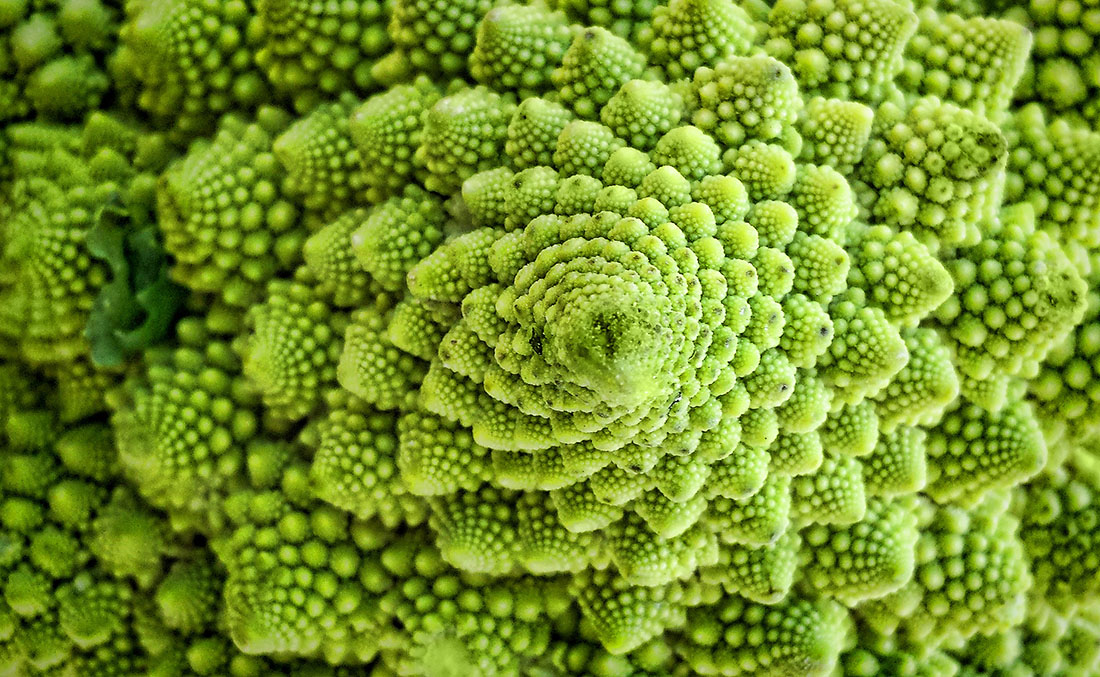
%> input picture fractal.jpg, 1100 x 677 px
$ octave Fractal_Nature.m   (GNU Octave 9; MATLAB toolbox functions it lacks are replaced by stand-ins)
%> lines starting %> are read from the running program, lines starting %| are printed output that depends on the picture
nature = imread('fractal.jpg');
%> nature is the input picture: size 677x1100x3 uint8; mean R, G, B 116.3, 145.4, 39.1
image(nature)
R = nature(:,:,1);
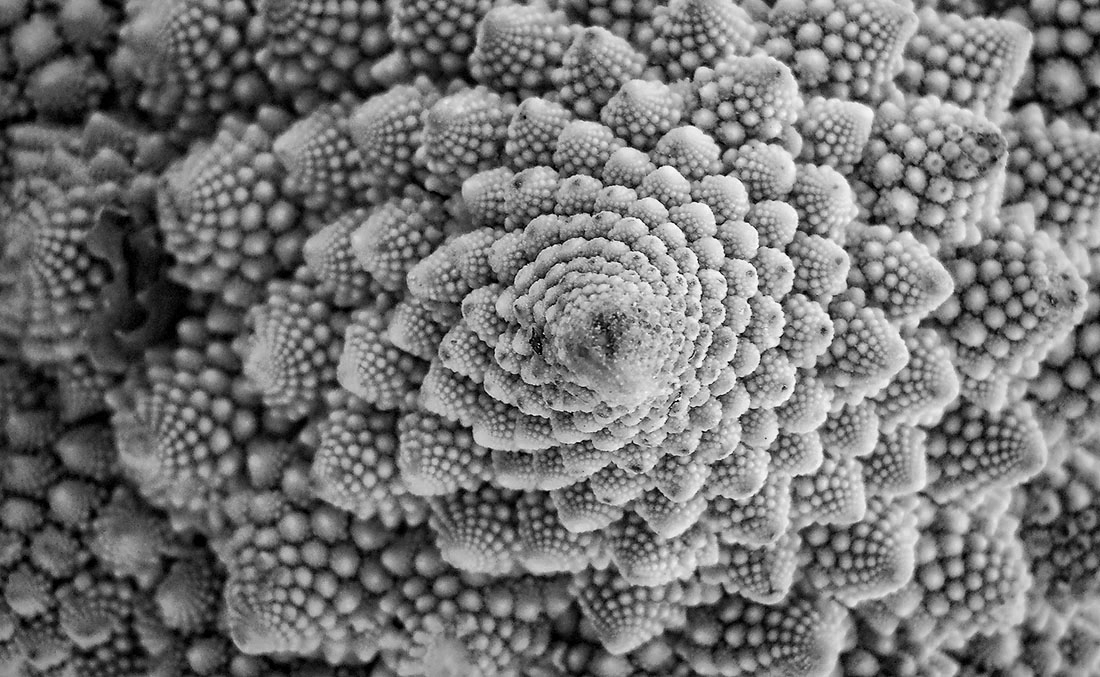
%> R: size 677x1100 uint8; min 0, max 255, mean 116.3
G = nature(:,:,2);
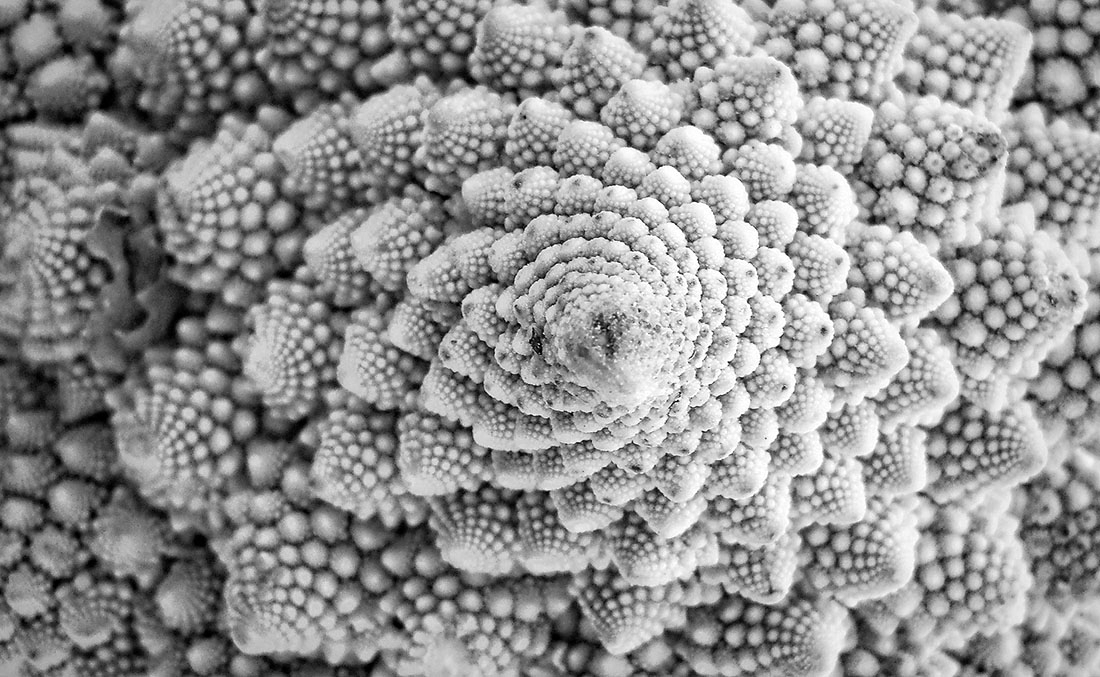
%> G: size 677x1100 uint8; min 0, max 255, mean 145.4
B = nature(:,:,3);
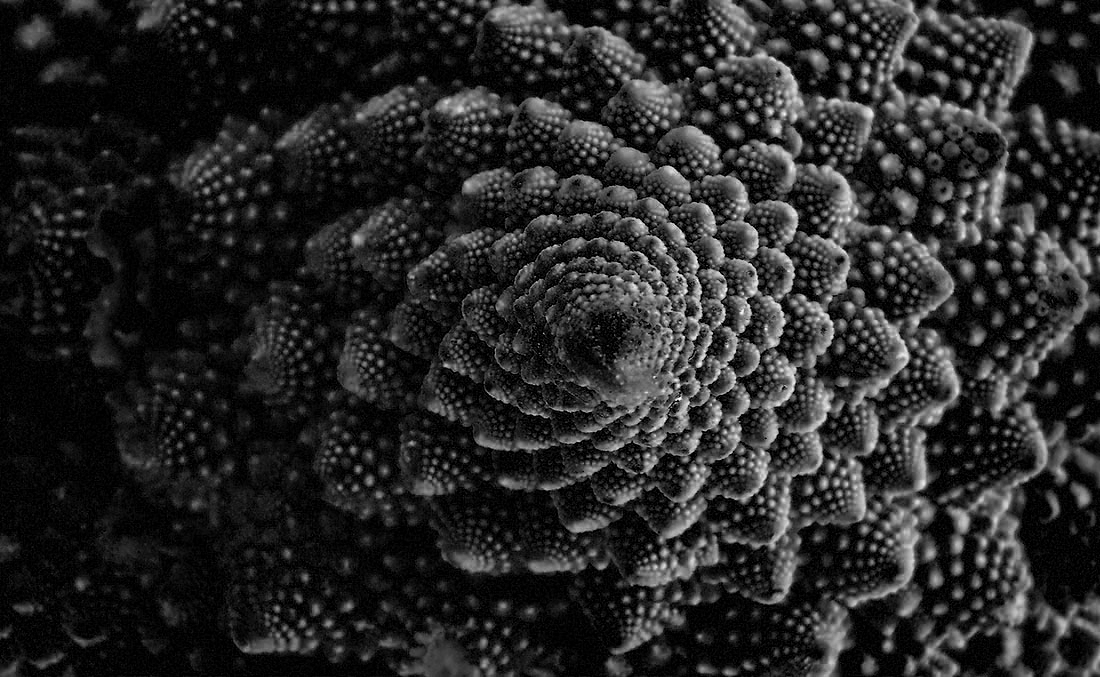
%> B: size 677x1100 uint8; min 0, max 255, mean 39.1
% [8 lines of commented-out code are left out]
A_hsv = rgb2hsv(nature);
%> A_hsv: size 677x1100x3 double; mean H, S, V 0.216, 0.786, 0.57
image(A_hsv)

% Conversion from RGB to Gray
gray = rgb2gray(nature);
imhist(gray)
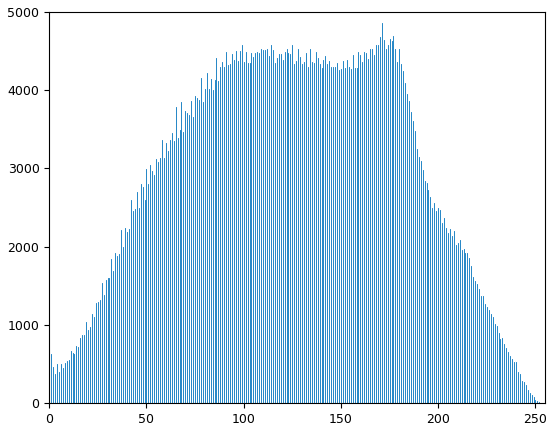
%> figure redrawn from the program's plot data; highest point at x = 171, y = 4857

R = gray(:,:,1);
imhist(R)
%> (the run ends here)
